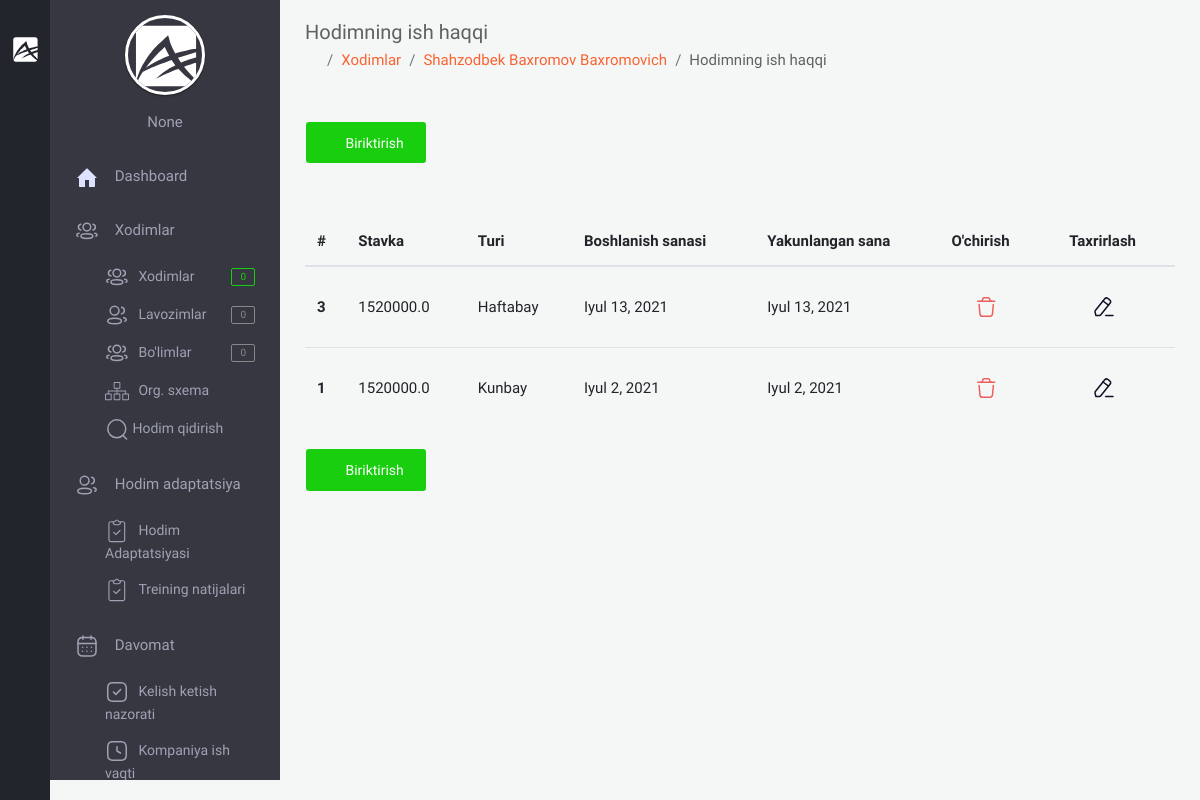
Page /backoffice/salary/3 (signed in) on the committed database.
### app/models.py (models this page shows, shortened)
class User(AbstractUser):
    branch = models.ForeignKey(Branch, on_delete=models.CASCADE, null=True, blank=True, verbose_name="Filial")
    company = models.ForeignKey("Company", on_delete=models.CASCADE, null=True, blank=True, verbose_name='Kompaniya')
    is_director = models.BooleanField(default=True)
    created_at = models.DateTimeField(auto_now_add=True)
    class Meta:
        verbose_name_plural = "HR"

class Staff(models.Model):
    GENDER = (
        ('male', 'Erkak'),
        ('female', 'Ayol')
    )
    company = models.ForeignKey(Company, on_delete=models.CASCADE, verbose_name="Kompaniya")
    first_name = models.CharField(null=True, blank=True, max_length=255, verbose_name="Ism")
    second_name = models.CharField(null=True, blank=True, max_length=255, verbose_name="Familiya")
    last_name = models.CharField(null=True, blank=True, max_length=255, verbose_name="Otasining ismi")
    username = models.CharField(null=True, blank=True, max_length=255, verbose_name="Username")
    birth_date = models.DateField(null=True, blank=True, verbose_name="Tug'ilgan sana")
    gender = models.CharField(choices=GENDER, max_length=10, verbose_name="Jinsi")
    password = models.CharField(null=True, blank=True, max_length=255, verbose_name="parol")
    training_url = models.UUIDField(max_length=200, unique=True, null=True, blank=True)
    tabel_number = models.PositiveIntegerField(null=True, blank=True, verbose_name="Tabel raqami")
    start_work_at = models.DateField(null=True, blank=True, verbose_name="Ish boshlagan sana")
    account_number = models.BigIntegerField(null=True, blank=True, verbose_name="Xisob raqami")
    email = models.EmailField(unique=True, verbose_name="Elektron manzil")
    mobile_phone = models.CharField(null=True, blank=True, max_length=15, verbose_name="Mobil telefon")
    home_phone = models.CharField(null=True, blank=True, max_length=15, verbose_name="Uy telefoni")
    work_phone = models.CharField(null=True, blank=True, max_length=15, verbose_name="Ish telefoni")
    address = models.CharField(null=True, blank=True, max_length=255, verbose_name="Uy manzili")
    image = models.ImageField(upload_to='company/staff/image/', null=True, blank=True, verbose_name="Xodimning rasmi")
    qr_code = models.ImageField(upload_to='company/staff/qr_code/', null=True, blank=True,
                                verbose_name="Xodimning qr code")
    department = models.ForeignKey(Department, on_delete=models.CASCADE, verbose_name="Bo'lim")
    position = models.ForeignKey(Position, on_delete=models.CASCADE, verbose_name="Lavozim")
    note = models.CharField(max_length=255, null=True, blank=True, verbose_name="Eslatma")
    created_at = models.DateTimeField(auto_now_add=True)
    class Meta:
        ordering = ['-created_at']
        verbose_name_plural = "Xodimlar"

class Salary(models.Model):
    type_of_work = models.CharField(null=True, blank=True, max_length=255,
                                    verbose_name="Ishlash turi(soatbay, kunbay, ishbay ...)")
    amount = models.FloatField(null=True, blank=True, verbose_name="Miqdori")
    attached_date = models.DateField(null=True, blank=True, verbose_name="Biriktirilgan sana")
    completion_date = models.DateField(null=True, blank=True, verbose_name="Yankunlangan sana")
    staff = models.ForeignKey("Staff", on_delete=models.CASCADE, verbose_name="Xodim")
    class Meta:
        verbose_name_plural = "Ish haqqi"

### backoffice/views.py (the view)
# urls.py: path('salary/<int:pk>', views.SalaryListView.as_view(), name='salary'),
class SalaryListView(LoginRequiredMixin, generic.ListView):
    model = models.Salary
    template_name = 'backoffice/pages/salary/list.html'
    def get_context_data(self, *, object_list=None, **kwargs):
        ctx = super(SalaryListView, self).get_context_data(**kwargs)
        staff_id = self.kwargs.get('pk')
        ctx['staff'] = models.Staff.objects.get(id=staff_id)
        ctx['salaries'] = models.Salary.objects.filter(staff_id=staff_id).order_by('-id')
        return ctx

### backoffice/context_processors.py (called while the page is built, shortened)
def staff_amount(request):
    amount_staff = None
    if request.user.is_anonymous == False:
        company = request.user.company
        staff = models.Staff.objects.filter(company=company)
        amount_staff = staff.count()
    return {"amount_staff": amount_staff}

def position_amount(request):
    position_amounts = None
    if request.user.is_anonymous == False:
        company = request.user.company
        position = models.Position.objects.filter(company=company)
        position_amounts = position.count()
    return {
        'position_amounts': position_amounts
    }

def department_amount(request):
    department_amounts = None
    if request.user.is_anonymous == False:
        company = request.user.company
        department = models.Department.objects.filter(company=company)
        department_amounts = department.count()
    return {
        'department_amounts': department_amounts
    }

def bot_user_list_counter(request):
    department_amounts = None
    if request.user.is_anonymous == False:
        company = request.user.company
        department = models.NewStaff.objects.filter(company=company)
        department_amounts = department.count()
    return {
        'bot_user_list_counter': department_amounts
    }

def staff_gender_statistic(request):
    male = None
    female = None
    return {
        "male_count": '',
        "female_count": '',
        "company_staff_count": '',
        "width_male": '',
        "width_female": '',
    }

### templates/backoffice/pages/salary/list.html (shortened to what this page needs)
{% extends 'backoffice/base.html' %}
{% block content %}
    <section class="content">
        <div class="container-fluid">
            <div class="block-header">
                <div class="row clearfix">
                    <div class="col-lg-12 col-md-12  col-sm-12">
                        <h2>Hodimning ish haqqi</h2>
                        <ul class="breadcrumb padding-0">
                            <li class="breadcrumb-item"><a href="{% url 'backoffice-main' %}"><i
                                    class="zmdi zmdi-home"></i></a></li>
                            <li class="breadcrumb-item"><a href="{% url 'staff' %}">Xodimlar</a></li>
                            <li class="breadcrumb-item"><a
                                    href="{% url 'staff-detail' staff.id %}">{{ staff.first_name }} {{ staff.second_name }} {{ staff.last_name }}</a>
                            </li>
                            <li class="breadcrumb-item">Hodimning ish haqqi</li>
                        </ul>
                    </div>
                </div>
            </div>
            <div class="row clearfix">
                <div class="col-lg-12 col-md-12 col-sm-12">
                    <div class="card">
                        <div class="header d-flex justify-content-between">
                            <div class="button-demo js-modal-buttons">
                                <button type="button" data-color="pink" data-toggle="modal" data-target="#colorModal"
                                        class="btn btn-success waves-effect"><i class="zmdi zmdi-plus"></i> Biriktirish
                                </button>
                            </div>
                        </div>
                    </div>
                    <div class="body table-responsive">
                        <table class="table table-hover">
                            <thead>
                            <tr>
                                <th>#</th>
                                <th>Stavka</th>
                                <th>Turi</th>
                                <th>Boshlanish sanasi</th>
                                <th>Yakunlangan sana</th>
                                <th>O'chirish</th>
                                <th>Taxrirlash</th>
                            </tr>
                            </thead>
                            <tbody>
                            {% for salary in salaries %}
                                <tr>
                                    <th scope="row">{{ salary.id }}</th>
                                    <td>{{ salary.amount }}</td>
                                    <td>{{ salary.type_of_work }}</td>
                                    <td>{{ salary.attached_date }}</td>
                                    <td>{{ salary.completion_date }}</td>
                                    <td>
                                        <a href="javascript:void(0);" data-color="pink"
                                               data-toggle="modal" data-target="#staff-{{ salary.id }}"
                                               class="btn btn-neutral waves-effect">
                                        </a>
                                    </td>
                                    <td>
                                        <button type="button" data-color="pink" data-toggle="modal"
                                                data-target="#colorModal{{ salary.id }}"
                                                class="btn btn-neutral waves-effect">
                                        </button>
                                    </td>
                                </tr>
                            {% endfor %}
                            </tbody>
                        </table>
                    </div>
                    <div class="header">
                        <div class="button-demo js-modal-buttons">
                            <button type="button" data-color="pink" data-toggle="modal" data-target="#colorModal"
                                    class="btn btn-success waves-effect"><i class="zmdi zmdi-plus"></i> Biriktirish
                            </button>
                        </div>
                    </div>
                </div>
            </div>
        </div>
    </section>
{% endblock %}

### templates/backoffice/parts/minileftbar.html (shortened to what this page needs)
{% load static %}
<aside id="minileftbar" class="minileftbar">
    <ul class="menu_list">
        <li>
            <a href="javascript:void(0);" class="bars" style="display: inline;"></a>
            <a class="navbar-brand" href="{% url 'backoffice-main' %}"><img src="{% static 'backoffice/assets/images/logo.svg' %}" alt="Alpino"></a>
        </li>
        <li><a href="javascript:void(0);" class="menu-sm"><i class="zmdi zmdi-swap"></i></a></li>
        <li><a href="" title="Events"><i class="zmdi zmdi-calendar"></i></a></li>
        <li><a href="" title="Contact List"><i class="zmdi zmdi-account-box-phone"></i></a></li>
        <li><a href="javascript:void(0);" class="fullscreen" data-provide="fullscreen"><i
                class="zmdi zmdi-fullscreen"></i></a></li>
        <li class="power">
            <a href="{% url 'logout' %}" class="mega-menu"><i class="zmdi zmdi-power"></i></a>
        </li>
    </ul>
</aside>
<aside class="right_menu">
    <div id="leftsidebar" class="sidebar">
        <div class="menu">
            <ul class="list">
                <li>
                    <div class="user-info m-b-20">
                        <div class="image">
                        {% if request.user.company.logo_url %}
                            <a href="{% url 'company_update' request.user.company.id %}" class=" waves-effect waves-block"><img src="{% if request.user.company.logo_url %}{{ request.user.company.logo_url }}{% endif %}" alt="User" style="width: 100px;height: 100px;"></a>
                        {% else %}
                            <a href="{% url 'company_update' request.user.company.id %}" class=" waves-effect waves-block"><img src="{% static 'backoffice/assets/images/logo.svg' %}" alt="User"></a>
                        {% endif %}
                        </div>
                        <div class="detail">
                            <p style="color:#9FA2B4;">{{ request.user.company }}</p>
                        </div>
                    </div>
                </li>
                <li><a href="{% url 'backoffice-main' %}" class="toggled waves-effect waves-block">
                    <svg width="24" height="24" viewBox="0 0 24 24" fill="none" xmlns="http://www.w3.org/2000/svg">
                     <path d="M2 13L11.293 3.707C11.6835 3.31662 12.3165 3.31662 12.707 3.707L22 13H20V21C20 21.5523 19.5523 22 19 22H14V15H10V22H5C4.44772 22 4 21.5523 4 21V13H2Z" fill="#DDE2FF"/>
                    </svg>
                    <span>Dashboard</span>
                    </a>
                </li>
                <li><a href="javascript:void(0);" class="menu-toggle waves-effect waves-block toggled">
                    <span>Xodimlar</span></a>
                    <ul class="ml-menu" style="display: block;">
                        <li>
                                <a href="{% url 'staff' %}" class="waves-effect waves-block">
                                    <span>Xodimlar</span>
                                    <span class="badge badge-success float-right">{{ amount_staff }}</span>
                                </a>
                        </li>
                        <li>
                                <a href="{% url 'position' %}" class="waves-effect waves-block">
                                    <span>Lavozimlar</span>
                                    <span class="badge badge-default float-right">{{ position_amounts }}</span>
                                </a>
                        </li>
                        <li>
                                <a href="{% url 'department' %}" class="waves-effect waves-block">
                                    <span>Bo'limlar</span>
                                    <span class="badge badge-default float-right">{{ department_amounts }}</span>
                                </a>
                        </li>
                        <li>
                                <a href="{% url 'staff_org_system' %}" class="waves-effect waves-block">
                                    <span>Org. sxema</span>
                                </a>
                        </li>
                        <li>
                                <a href="{% url 'search_staff' %}" class="waves-effect waves-block">
                                    Hodim qidirish
                                </a>
                        </li>
                    </ul>
                </li>
                <li><a href="javascript:void(0);" class="menu-toggle waves-effect waves-block toggled">
                    <span>Hodim adaptatsiya</span></a>
                    <ul class="ml-menu" style="display: block;">
                        <li>
                            <a href="{% url 'training_info' %}" class=" waves-effect waves-block">
                                <span>Hodim Adaptatsiyasi</span>
                            </a>
                        </li>
                        <li>
                            <a href="{% url 'staff_training_answer' %}" class=" waves-effect waves-block">
                                <span>Treining natijalari</span>
                            </a>
                        </li>
                    </ul>
                </li>
                <li>
                    <a href="javascript:void(0);" class="menu-toggle waves-effect waves-block toggled">
                    <span>Davomat</span></a>
                    <ul class="ml-menu" style="display: block;">
                        <li>
                            <a href="{% url 'control_staff_flow' %}" class=" waves-effect waves-block">
                                <span>Kelish ketish nazorati</span>
                            </a>
                        </li>
                        <li>
                            <a href="{% url 'company_schedule' %}" class=" waves-effect waves-block">
                                <span>Kompaniya ish vaqti</span>
                            </a>
                        </li>
                    </ul>
                </li>
            </ul>
        </div>
    </div>
</aside>

### backoffice/static/backoffice/assets/css/color_skins.css (style rules this page uses)
.theme-black .minileftbar { background: #22252b }
.theme-black .minileftbar .menu_list li a { color: #afafaf }

### rows in the picture
User: user.company "None"
Staff: first_name "Shahzodbek", second_name "Baxromov", last_name "Baxromovich"
Salary: id "3", amount "1520000.0", type_of_work "Haftabay", attached_date "Iyul 13, 2021", completion_date "Iyul 13, 2021"
Salary: id "1", amount "1520000.0", type_of_work "Kunbay", attached_date "Iyul 2, 2021", completion_date "Iyul 2, 2021"

### other values in the picture
{{ amount_staff }} "0"
{{ position_amounts }} "0"
{{ department_amounts }} "0"
